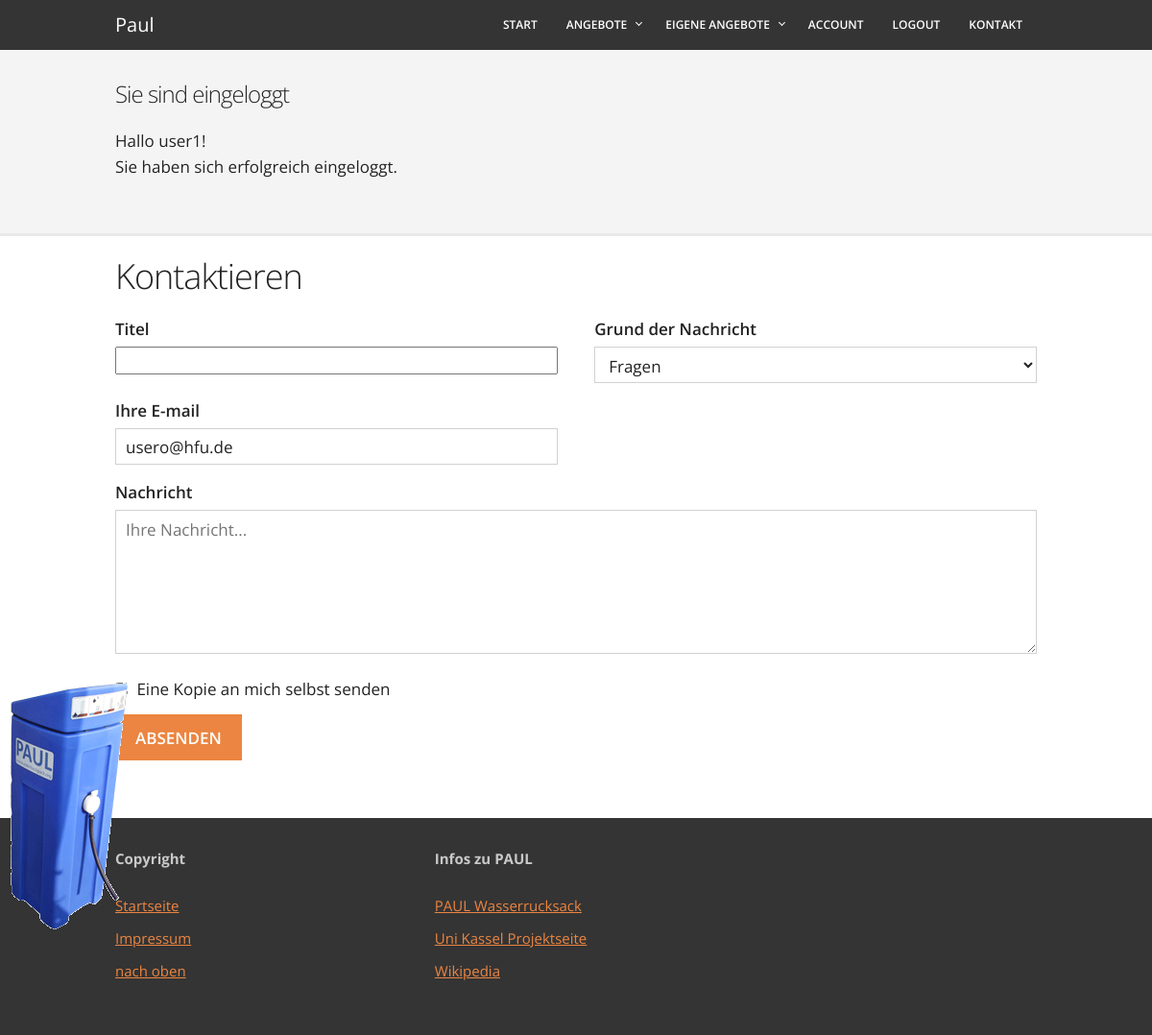
Before: /contact/contact.php (signed in) with the older database file.
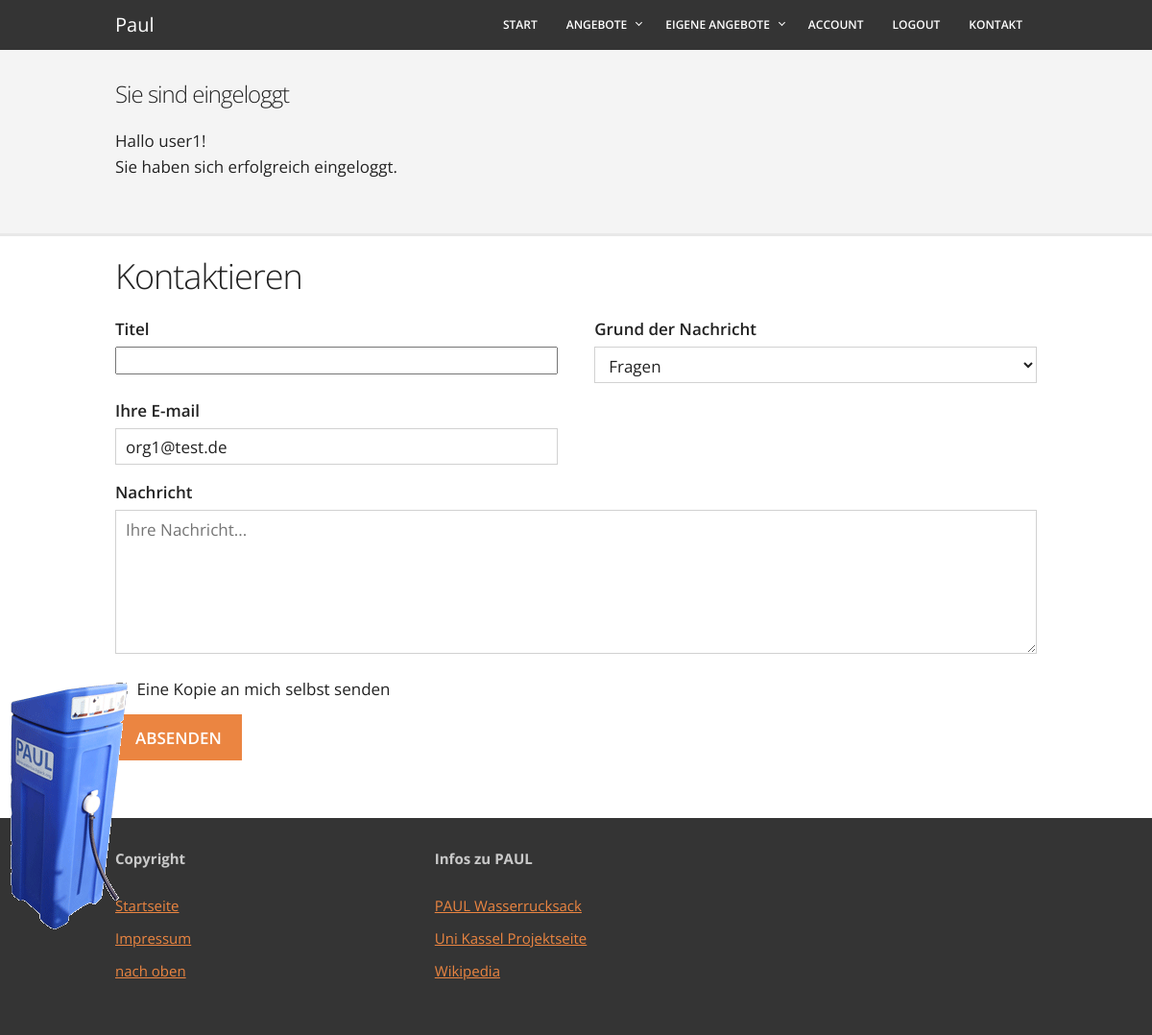
After: the same page with the newer database file.
### tables this page shows
CREATE TABLE `accounts` (
  `ID` int(11) NOT NULL,
  `username` char(20) NOT NULL,
  `passwort` varchar(300) NOT NULL,
  `email` char(50) NOT NULL,
  `name` char(20) DEFAULT NULL,
  `website` char(100) DEFAULT NULL,
  `activation` char(50) DEFAULT NULL,
  `active` tinyint(1) NOT NULL,
  `admin` tinyint(1) NOT NULL DEFAULT '0'
);

### contact/contact.php (the view, shortened to what this page needs)
<?php
$root = $_SERVER['DOCUMENT_ROOT'];
include($root . "/helping_supplies/template/head.php");
include($root . "/helping_supplies/template/header.php");
$Absender = "";
if (isset($_SESSION['accountsId'])) {
    require_once ($root . "/helping_supplies/includes/dbConnect.php");
    $sql = "SELECT email FROM `accounts` WHERE ID = '" . $_SESSION['accountsId'] . "'";
    $db_erg = mysqli_query($db_link, $sql);
    while ($zeile = mysqli_fetch_array($db_erg, MYSQL_ASSOC)) {
        $Absender = $zeile['email'];
    }
}
?>
<div class="container">
    <h1>Kontaktieren</h1>
    <form action="contact-confirmation.php" method="post">
        <div class="row">
            <div class="six columns">
                <label for="title">Titel</label>
                <input class="u-full-width" type="textfield" name="title" required="required">
            </div>
            <div class="six columns">
                <label for="reason">Grund der Nachricht</label>
                <select class="u-full-width" name="reason" required="required">
                    <option value="Fragen">Fragen</option>
                </select>
            </div>
        </div>
        <div class="row">
            <div class="six columns">
                <label for="title">Ihre E-mail</label>
                <input class="u-full-width" type="email" name="Absender" <?php
echo "value=\"" . $Absender . "\"";
?> required="required">
            </div>
        </div>
        <label for="Message">Nachricht</label>
        <textarea class="u-full-width" placeholder="Ihre Nachricht..." name="message" required="required"></textarea>
        <label class="send-yourself-copy">
            <span class="label-body">Eine Kopie an mich selbst senden</span>
        </label>
        <input name="Send" type="submit" value="Absenden" class="button-primary">
    </form>
</div>
<?php
include($root . "/helping_supplies/template/footer.php");
?>

Changed rows visible on the page:
changed accounts: Absender "usero@hfu.de" → "org1@test.de"
